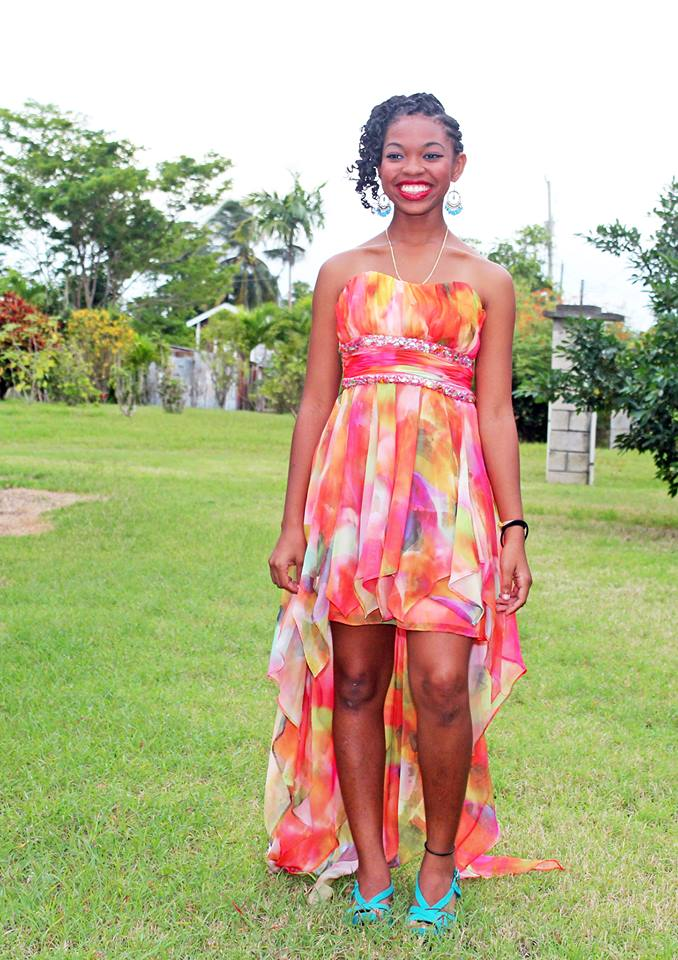
#> input picture Assignments/A05/Images/me.jpg, 678 x 960 px, found by its file name
$ python ascii_art.py   (older library calls are emulated)
#> lines starting #> are read from the running program, lines starting #| are printed output that depends on the picture
"""
Course: CMPS 4883
Assignemt: A05
Date: 3/07/19
Github username: Rissa-CSS
Repo url: https://github.com/Rissa-CSS/4883-SWTools-Callender/tree/master/Assignments/A05
Name: Clorissa Callender
Description:
    To convert an image to ascii art.
"""
import os
import sys
from PIL import Image, ImageDraw, ImageFont, ImageFilter


def img_to_ascii(**kwargs):
    """
    The ascii character set we use to replace pixels.
    0 - 17 = 'W' (darkest character)
    238-255 = '.' (lightest character)
    """

    ascii_chars = [ "W", 'M', 'B', 'R', 'A', '1','f','j','q','n','u', 'a', 'c', ',', '.']


    width = kwargs.get('width',200)
    height = kwargs.get('height',200)
    FontName=kwargs.get('FontName')
    FontSize=kwargs.get('FontSize')
    path = kwargs.get('path',None)
    SavedImage = kwargs.get('SavedImage')

    #Opens the image
    im = Image.open(path)
#> im is the input picture: PIL image 678x960 RGB; mean R, G, B 184.2, 177.1, 140.1
    #Resizes the Image
    im = resize(im,width)
#> in resize, `img = img.resize((width ,hsize), Image.ANTIALIAS)`:
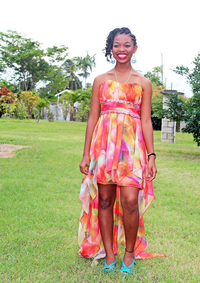
#> img: PIL image 200x283 RGB; mean R, G, B 184.2, 177.1, 140.1
    #Loads the image into a new variable
    test =im.load()
    #gets the width and height of the new variable
    w,h = im.size
#> w = 200; h = 283
    #Creates a new blank image
    newImg = Image.new('RGBA',(w,h),(255,255,255,255))
#> newImg: PIL image 200x283 RGBA; every value is 255
    #Sets the font
    fnt = ImageFont.truetype(FontName,FontSize)
    #Draws on new image
    drawOnMe = ImageDraw.Draw(newImg)
    imlist = list(im.getdata())
#> imlist = 56600 items
    i = 1

    counter =0
    #Loops through the values for the width
    for x in range(w):
        #Loops through the values for the height
        for y in range(h):
            #Gets the RBGA/RBG value of the pixel
            val = test[x,y]
            #Shifts the width and height by 10
            wid = x +10
            y += 10
            #Calculates which ascii char to replace a pixel with based on color
            avg = sum(val)//4
            uni = ascii_chars[avg//25]
            #Draws the char on the new image
            drawOnMe.text((wid,y),uni,font = fnt, fill=val)
            counter +=1
#> after the loop, counter = 56600; y = 292

    #Shows and saves the new image

    newImg.show()
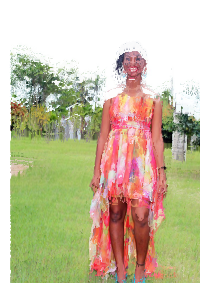
#> shown: PIL image 200x283 RGBA; mean R, G, B, A 197.5, 188.2, 157.5, 255
    newImg.save(SavedImage)


def resize(img,width):
    """
    This resizes the img while maintining aspect ratio. Keep in
    mind that not all images scale to ascii perfectly because of the
    large discrepancy between line height line width (characters are
    closer together horizontally then vertically)
    """

    wpercent = float(width / float(img.size[0]))
    hsize = int((float(img.size[1])*float(wpercent)))
    img = img.resize((width ,hsize), Image.ANTIALIAS)

    return img


if __name__=='__main__':
    #Gets the path of the new image
    #path = 'C:/Users/Chloe/Documents/Users/Clorissa/Computer Science/Software/4883-SWTools-Callender/Assignments/A05/me.jpg'
    #Checks if 4 values have been entered: path, output image name, font name and font size

    if(len(sys.argv) ==5):
        # Gets the values from command line and stores them in the respective variables
        path = sys.argv[1]
        SavedImage = sys.argv[2]
        FontName =sys.argv[3]
        FontSize = int(sys.argv[4])

    else:
        #Default values incase the user did not input any
        path='4883-SWTools-Callender/Assignments/A05/Images/me.jpg'
        SavedImage ='4883-SWTools-Callender/Assignments/A05/output_images/output.png'
        FontName = '4883-SWTools-Callender/Assignments/A05/Fonts/Shailena.ttf'
        FontSize = 12

     #Calls the function convert the image to ascii
    img_to_ascii(path=path,SavedImage=SavedImage,FontName=FontName, FontSize=FontSize)
